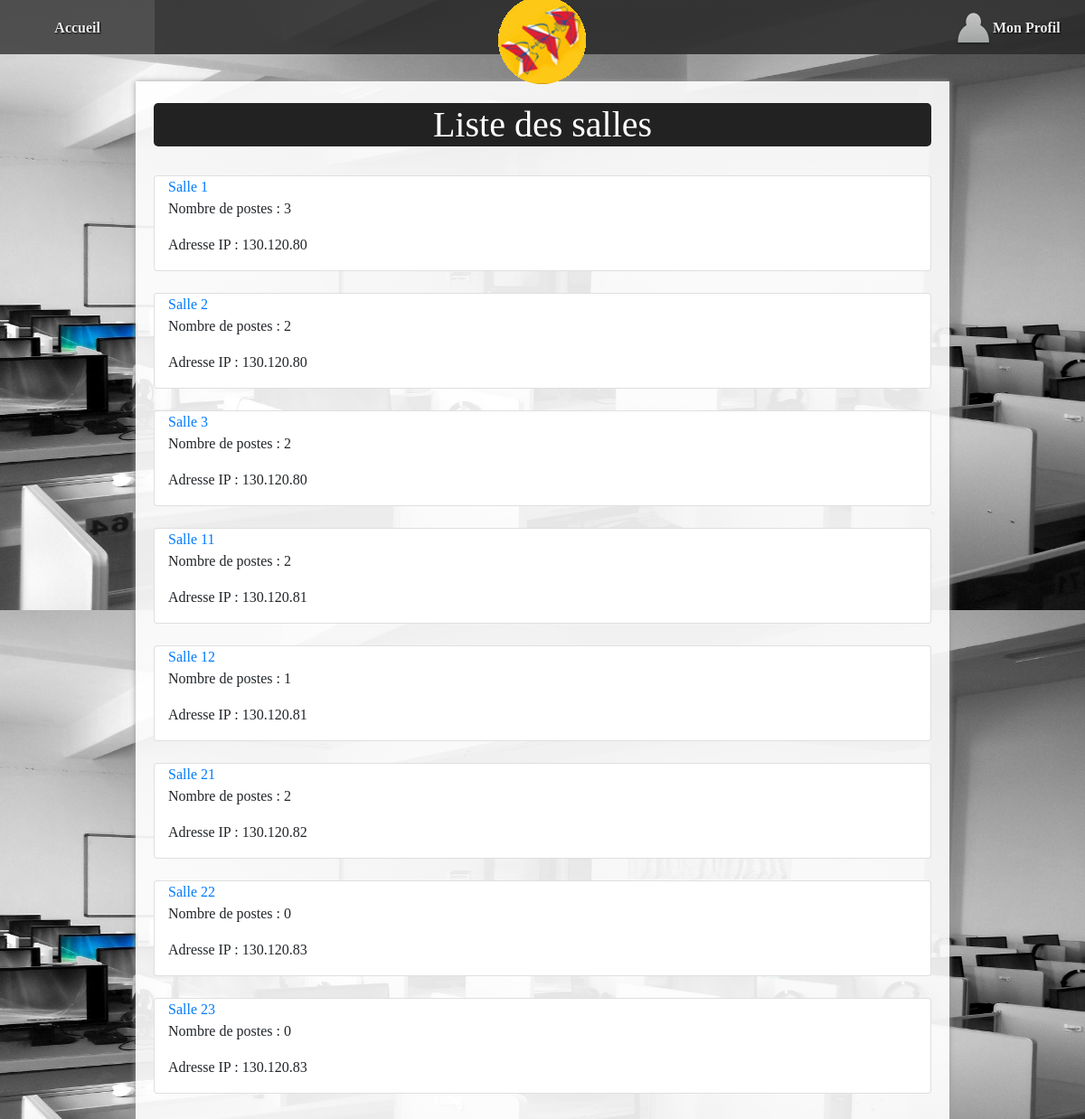
Page / (signed in) on the earlier database version.
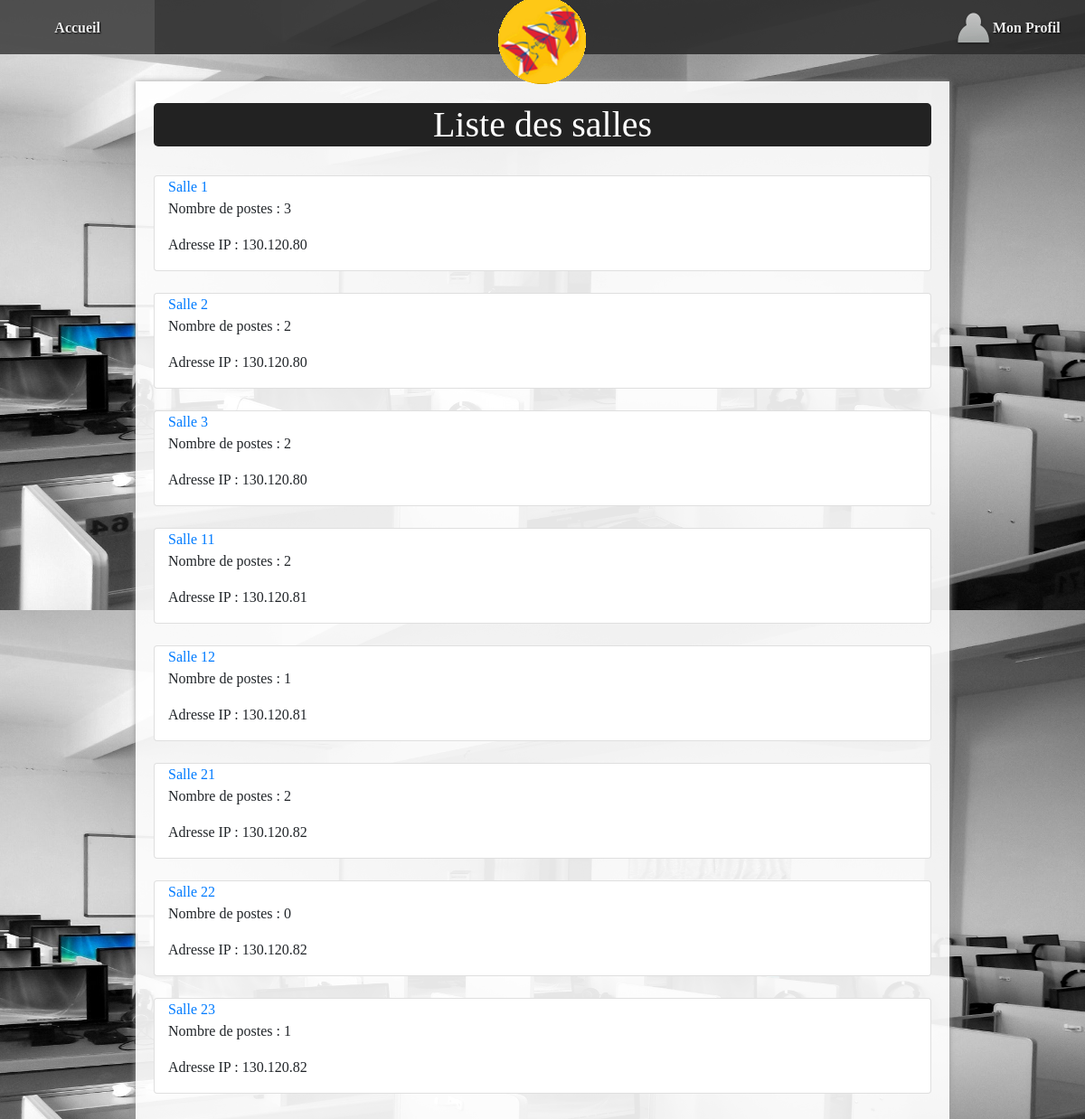
Same page on the later database version.
### tables this page shows
CREATE TABLE `salle` (
  `nSalle` varchar(7) NOT NULL,
  `nomSalle` varchar(30) DEFAULT NULL,
  `nbPoste` tinyint(2) DEFAULT NULL,
  `indIP` varchar(11) DEFAULT NULL
);

### controleur/listeSalles.php (called while the page is built, shortened)
<?php
include_once "$racine/modele/bd.salle.inc.php";
$listeSalles = getSalles();
include "$racine/vue/entete.html.php";
include "$racine/vue/vueListeSalles.php";
include "$racine/vue/pied.html.php";
?>

### index.php (called while the page is built, shortened)
<?php
include "getRacine.php";
include_once "$racine/modele/authentification.inc.php";
if (isset($_GET["action"])){
    $action = $_GET["action"];
}
else{
    $action = "defaut";
}
$fichier = controleurPrincipal($action);
include "$racine/controleur/$fichier";
?>

### modele/bd.utilisateur.inc.php (called while the page is built, shortened)
<?php
function getUtilisateurByMailU($mailU) {
    $resultat = array();
    try {
        $cnx = connexionPDO1();
        $req = $cnx->prepare("select * from mrbs_users where email=:mailU");
        $req->bindValue(':mailU', $mailU, PDO::PARAM_STR);
        $req->execute();
        $resultat = $req->fetch(PDO::FETCH_ASSOC);
    }
    catch (PDOException $e) {
        print "Erreur !: " . $e->getMessage();
        die();
    }
    return $resultat;
}
?>

### modele/authentification.inc.php (called while the page is built, shortened)
<?php
include_once "bd.utilisateur.inc.php";
function isLoggedOn() {
    $ret = false;
    if (isset($_SESSION["email"])) {
        $util = getUtilisateurByMailU($_SESSION["email"]);
        if ($util["email"] == $_SESSION["email"] && $util["password"] == $_SESSION["password"]
        ) {
            $ret = true;
        }
    }
    return $ret;
}
?>

### modele/bd.salle.inc.php (called while the page is built, shortened)
<?php
function getSalles() {
    $resultat = array();
    try {
        $cnx = connexionPDO();
        $req = $cnx->prepare("select * from salle");
        $req->execute();
        $ligne = $req->fetch(PDO::FETCH_ASSOC);
        while ($ligne) {
            $resultat[] = $ligne;
            $ligne = $req->fetch(PDO::FETCH_ASSOC);
        }
    } catch (PDOException $e) {
        print "Erreur !: " . $e->getMessage();
        die();
    }
    return $resultat;
}
?>

### vue/vueListeSalles.php (the view, shortened to what this page needs)
<div class="container">
    <?php
    if(isLoggedOn()){ ?>
        <h1>Liste des salles</h1>
    <?php
        for ($i = 0; $i < count($listeSalles); $i++) {?>
            <div class="card">
                <div class="container">
                    <div class="descrCard"><?php echo "<a href='./?action=detail&nSalle=" . $listeSalles[$i]['nSalle'] . "'>" . $listeSalles[$i]['nomSalle'] . "</a>"; ?>
                        <br />
                        <p>Nombre de postes : <?= $listeSalles[$i]["nbPoste"] ?></p>
                        <p>Adresse IP : <?= $listeSalles[$i]["indIP"] ?></p>
                    </div>
                </div>
            </div>
            <br />
        <?php
        }
    }
    ?>
</div>

### vue/entete.html.php (shortened to what this page needs)
<!DOCTYPE html PUBLIC "-//W3C//DTD HTML 4.01 Transitional//EN" "http://www.w3.org/TR/html4/loose.dtd">
<html>
    <head>
    </head>
    <body>
    <nav>
            <ul id="menuGeneral">
                <li><a href="./?action=accueil">Accueil</a></li>
                <li></li>
                <li></li>
                <li id="logo"><a href="./?action=accueil"><img src="images/logoBarre.png" alt="logo" /></a></li>
                <li></li>
                <li></li>
                <?php
                if(isLoggedOn()){ ?>
                    <li><a href="./?action=profil"><img src="images/profil.png" alt="loupe" />Mon Profil</a></li>
                <?php
                }
                else{ ?>
                    <li><a href="./?action=connexion"><img src="images/profil.png" alt="loupe" />Connexion</a></li>
                <?php
                } ?>
            </ul>
    </nav>
    <div id="corps">

### vue/pied.html.php
</div>
</body>
</html>

### css/base.css (style rules this page uses)
:root { --largeurPage: 900px; --largeurMenuCont : 200px; --margeCalc: calc((100% - var(--largeurPage)) / 2); --margeMenuHaut : 15px; --hauteurMenuGene:60px; --coulA1:#5A7694; --coulA2:#D7E5ED; --coulB1:#566459; --coulB2:#90974A; --coulC:#CDBCA0; --fondC:#fcfbfb; --padding_cote:5px; }
body { font-family: Montserrat !important; color : #333; font-size : 14px; line-height : 1.3; scroll-behavior: smooth; background: url("it-classroom.jpg"); background-size: cover; }
#logo { text-align : center; }
#corps, #menuContextuel, #menuGeneral { transition-duration : 0.4s; }
#corps { top : 15px; margin-top : calc(var(--hauteurMenuGene) + var(--margeMenuHaut)); padding-bottom : 50px; padding-left : 5px; padding-right : 5px; position : absolute; left : var(--margeCalc); width : var(--largeurPage); background-color : rgba(255,255,255,0.9); box-shadow: 0px 0px 6px #999; min-height: 500px; }
nav { position:fixed; width:100%; height:var(--hauteurMenuGene); z-index:100; }
#menuGeneral { text-align : center; height : var(--hauteurMenuGene); background-color : rgba(45,45,45,0.9); color : #fff; margin:auto auto; }
#menuGeneral { list-style-type: none; padding-left : 0px; }
#menuGeneral>li { float : left; width: 14.28%; height : 100%; vertical-align: middle; line-height:60px; }
#logo>a>img { position : relative; top : -10px; }
#menuGeneral>li>a { height : var(--hauteurMenuGene); display : inline-block; vertical-align: middle; color:#eee; text-shadow: 1px 1px 2px #000; text-decoration: none; font-size : 16px; font-weight: bold; }
#menuGeneral>li>a>img { vertical-align: middle; }

### css/cgu.css (style rules this page uses)
h1,h2,h3,h4 { font-family: Montserrat; background-color : rgba(34,34,34,1); font-weight:bold; border-radius: 5px; text-align: center; color: white; }

Differences in the rows shown:
changed salle "Salle 22": indIP "130.120.83" → "130.120.82"
changed salle "Salle 23": nbPoste "0" → "1"; indIP "130.120.83" → "130.120.82"
